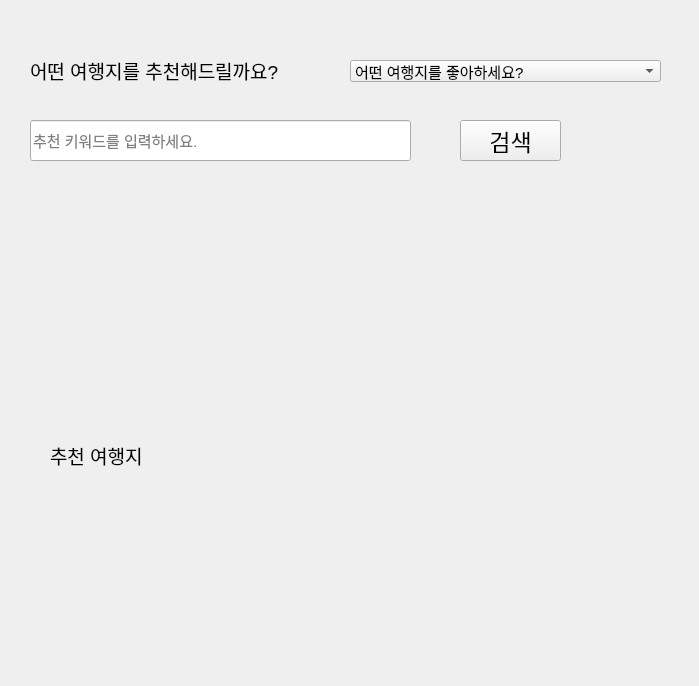
<?xml version="1.0" encoding="UTF-8"?>
<ui version="4.0">
 <class>Form</class>
 <widget class="QWidget" name="Form">
  <property name="geometry">
   <rect>
    <x>0</x>
    <y>0</y>
    <width>699</width>
    <height>686</height>
   </rect>
  </property>
  <property name="font">
   <font>
    <pointsize>11</pointsize>
   </font>
  </property>
  <property name="windowTitle">
   <string>Form</string>
  </property>
  <widget class="QLabel" name="label">
   <property name="geometry">
    <rect>
     <x>30</x>
     <y>50</y>
     <width>281</width>
     <height>41</height>
    </rect>
   </property>
   <property name="font">
    <font>
     <pointsize>14</pointsize>
    </font>
   </property>
   <property name="text">
    <string>어떤 여행지를 추천해드릴까요?</string>
   </property>
  </widget>
  <widget class="QComboBox" name="cmb_titles">
   <property name="geometry">
    <rect>
     <x>350</x>
     <y>60</y>
     <width>311</width>
     <height>22</height>
    </rect>
   </property>
   <item>
    <property name="text">
     <string>어떤 여행지를 좋아하세요?</string>
    </property>
   </item>
  </widget>
  <widget class="QLabel" name="lbl_recommend">
   <property name="geometry">
    <rect>
     <x>50</x>
     <y>280</y>
     <width>601</width>
     <height>351</height>
    </rect>
   </property>
   <property name="font">
    <font>
     <pointsize>14</pointsize>
    </font>
   </property>
   <property name="text">
    <string>추천 여행지</string>
   </property>
  </widget>
  <widget class="QLineEdit" name="le_keyword">
   <property name="geometry">
    <rect>
     <x>30</x>
     <y>120</y>
     <width>381</width>
     <height>41</height>
    </rect>
   </property>
   <property name="placeholderText">
    <string>추천 키워드를 입력하세요.</string>
   </property>
  </widget>
  <widget class="QPushButton" name="btn_recommend">
   <property name="geometry">
    <rect>
     <x>460</x>
     <y>120</y>
     <width>101</width>
     <height>41</height>
    </rect>
   </property>
   <property name="font">
    <font>
     <pointsize>17</pointsize>
    </font>
   </property>
   <property name="text">
    <string>검색</string>
   </property>
  </widget>
 </widget>
 <resources/>
 <connections/>
</ui>
